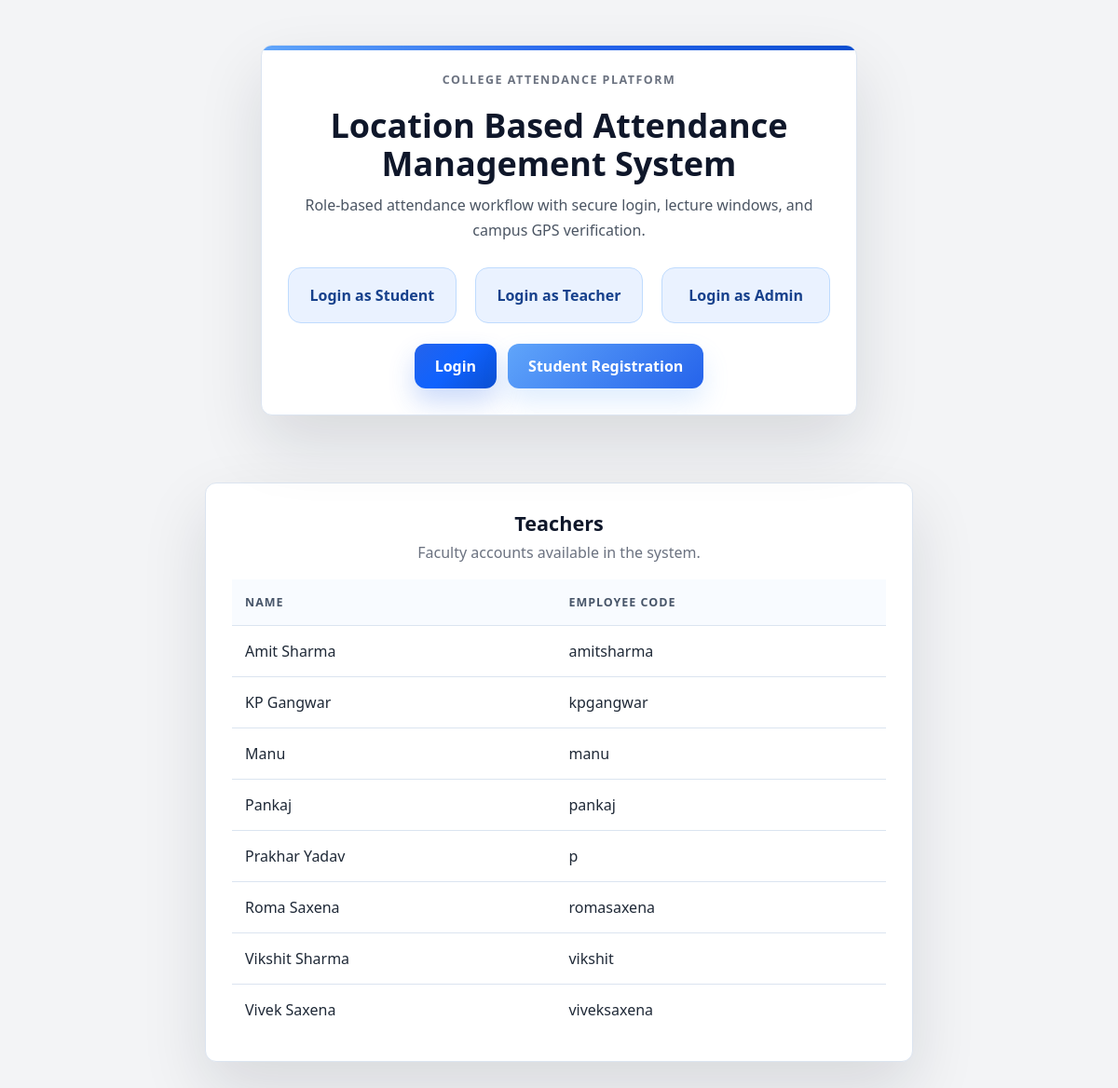
The page / on the database its author committed.
### models.py (models this page shows)
class Teacher(db.Model):
    __tablename__ = "teachers"
    id = db.Column(db.Integer, primary_key=True)
    user_id = db.Column(db.Integer, db.ForeignKey("users.id"), unique=True, nullable=False)
    full_name = db.Column(db.String(120), nullable=False)
    employee_code = db.Column(db.String(30), unique=True, nullable=False)
    user = db.relationship("User", back_populates="teacher")
    subject_assignments = db.relationship(
        "Subject",
        secondary=teacher_subjects,
        back_populates="teachers",
    )

### routes/main_routes.py (the view)
@main_bp.route("/")
def home():
    teachers = Teacher.query.order_by(Teacher.full_name).all()
    return render_template("home.html", teachers=teachers)

### templates/home.html (shortened to what this page needs)
{% extends "base.html" %}
{% block content %}
<section class="home-shell">
    <div class="home-stack">
        <section class="hero">
            <div class="hero-card home-login-card">
                <div class="home-heading">
                    <p class="eyebrow">College Attendance Platform</p>
                    <h1>Location Based Attendance Management System</h1>
                    <p class="hero-copy">Role-based attendance workflow with secure login, lecture windows, and campus GPS verification.</p>
                </div>
                <div class="role-grid">
                    <a class="role-card" href="{{ url_for('auth.login') }}">Login as Student</a>
                    <a class="role-card" href="{{ url_for('auth.login') }}">Login as Teacher</a>
                    <a class="role-card" href="{{ url_for('admin.dashboard') }}">Login as Admin</a>
                </div>
                <div class="hero-actions">
                    <a class="btn btn-primary" href="{{ url_for('auth.login') }}">Login</a>
                    <a class="btn btn-secondary" href="{{ url_for('auth.register_student') }}">Student Registration</a>
                </div>
            </div>
        </section>
        <section class="home-teachers-section">
            <div class="home-teachers-card card">
                <div class="home-card-header">
                    <h2>Teachers</h2>
                    <p class="muted">Faculty accounts available in the system.</p>
                </div>
                <div class="table-wrap">
                    <table>
                        <thead>
                            <tr>
                                <th>Name</th>
                                <th>Employee Code</th>
                            </tr>
                        </thead>
                        <tbody>
                            {% if teachers %}
                            {% for teacher in teachers %}
                            <tr>
                                <td>
                                    <a href="{{ url_for('auth.login', email=teacher.user.username) }}">
                                        {{ teacher.full_name }}
                                    </a>
                                </td>
                                <td>{{ teacher.employee_code }}</td>
                            </tr>
                            {% endfor %}
                            {% else %}
                            <tr>
                                <td colspan="2">No teachers have been created yet.</td>
                            </tr>
                            {% endif %}
                        </tbody>
                    </table>
                </div>
            </div>
        </section>
    </div>
</section>
{% endblock %}

### templates/base.html (shortened to what this page needs)
<!DOCTYPE html>
<html lang="en">
<head>
    <link rel="stylesheet" href="{{ url_for('static', filename='css/style.css') }}">
</head>
<body>
    <div class="page-shell">
        <main class="content {% if not current_user.is_authenticated %}content-full{% endif %}">
            {% block content %}{% endblock %}
        </main>
    </div>
</body>
</html>

### static/css/style.css (style rules this page uses)
:root { --bg: #f3f4f6; --surface: #ffffff; --text: #1f2937; --muted: #6b7280; --primary: #2563eb; --primary-dark: #1d4ed8; --primary-soft: #eaf2ff; --navy: #0f172a; --success: #1f9d55; --danger: #d64545; --border: #dbe4f0; --shadow: 0 18px 40px rgba(15, 23, 42, 0.08); --shadow-strong: 0 30px 70px rgba(15, 23, 42, 0.12); --sidebar-width: 250px; }
* { box-sizing: border-box; }
body { margin: 0; font-family: "Segoe UI", Tahoma, Geneva, Verdana, sans-serif; background: var(--bg); color: var(--text); }
a { color: inherit; text-decoration: none; }
.page-shell { min-height: 100vh; display: flex; }
.content { flex: 1; padding: 34px; margin-left: calc(var(--sidebar-width) + 32px); }
.content-full { display: grid; place-items: center; margin-left: 0; }
.content.content-full { padding: 48px 24px; }
.home-shell { width: 100%; display: flex; justify-content: center; }
.home-stack { width: 100%; max-width: 1180px; display: grid; gap: 36px; }
.hero { width: 100%; }
.hero-card { max-width: 640px; margin: 0 auto; }
.hero-card, .card { background: var(--surface); border: 1px solid var(--border); border-radius: 12px; box-shadow: var(--shadow); padding: 28px; }
.muted, .eyebrow { color: var(--muted); }
.eyebrow { margin: 0 0 10px; font-size: 0.78rem; font-weight: 700; letter-spacing: 0.12em; text-transform: uppercase; }
.home-login-card { position: relative; overflow: hidden; box-shadow: var(--shadow-strong); }
.home-login-card::before { content: ""; position: absolute; inset: 0 0 auto 0; height: 5px; background: linear-gradient(90deg, #60a5fa 0%, #2563eb 55%, #0b4ed0 100%); }
.home-heading { display: grid; gap: 10px; text-align: center; margin-bottom: 26px; }
.home-heading h1 { margin: 0; font-size: clamp(1.9rem, 3vw, 2.7rem); line-height: 1.15; color: var(--navy); }
.hero-copy { margin: 0; font-size: 1rem; line-height: 1.7; color: #4b5563; }
.role-grid, .stats-row, .dashboard-grid { display: grid; gap: 20px; }
.role-grid { grid-template-columns: repeat(3, minmax(0, 1fr)); margin: 0 0 22px; }
.home-teachers-section { width: 100%; display: flex; justify-content: center; margin-top: 36px; }
.home-teachers-card { width: 100%; max-width: 760px; box-shadow: var(--shadow-strong); }
.home-card-header { display: grid; gap: 6px; margin-bottom: 18px; text-align: center; }
.home-card-header h2 { margin: 0; font-size: 1.35rem; color: var(--navy); }
.home-card-header p { margin: 0; }
.home-teachers-card th, .home-teachers-card td { padding: 16px 14px; }
.role-card, .subject-pill { padding: 18px; border-radius: 14px; background: var(--primary-soft); border: 1px solid #bfdbfe; display: inline-flex; justify-content: center; align-items: center; font-weight: 600; color: #17418c; transition: transform 0.18s ease, box-shadow 0.18s ease, background 0.18s ease; }
.btn { border: none; border-radius: 12px; padding: 13px 22px; cursor: pointer; font-weight: 600; transition: transform 0.18s ease, box-shadow 0.18s ease, opacity 0.18s ease; }
.btn-primary { background: linear-gradient(135deg, #2563eb 0%, #0f62fe 48%, #0b4ed0 100%); color: #fff; box-shadow: 0 14px 28px rgba(37, 99, 235, 0.24); }
.btn-secondary { background: linear-gradient(135deg, #60a5fa 0%, #2563eb 100%); color: #fff; box-shadow: 0 14px 28px rgba(96, 165, 250, 0.2); }
.hero-actions, .action-row, .flash-stack, .grid-form { display: flex; gap: 12px; flex-wrap: wrap; }
.hero-actions { justify-content: center; }
.table-wrap { overflow-x: auto; }
table { width: 100%; border-collapse: collapse; }
thead th { background: #f8fbff; color: #475569; font-size: 0.78rem; font-weight: 700; letter-spacing: 0.08em; text-transform: uppercase; }
th, td { text-align: left; padding: 14px 10px; border-bottom: 1px solid var(--border); }
tbody tr:last-child td { border-bottom: none; }

### rows shown on the page
Teacher: full_name "Amit Sharma", employee_code "amitsharma"
Teacher: full_name "KP Gangwar", employee_code "kpgangwar"
Teacher: full_name "Manu", employee_code "manu"
Teacher: full_name "Pankaj", employee_code "pankaj"
Teacher: full_name "Prakhar Yadav", employee_code "p"
Teacher: full_name "Roma Saxena", employee_code "romasaxena"
Teacher: full_name "Vikshit Sharma", employee_code "vikshit"
Teacher: full_name "Vivek Saxena", employee_code "viveksaxena"
